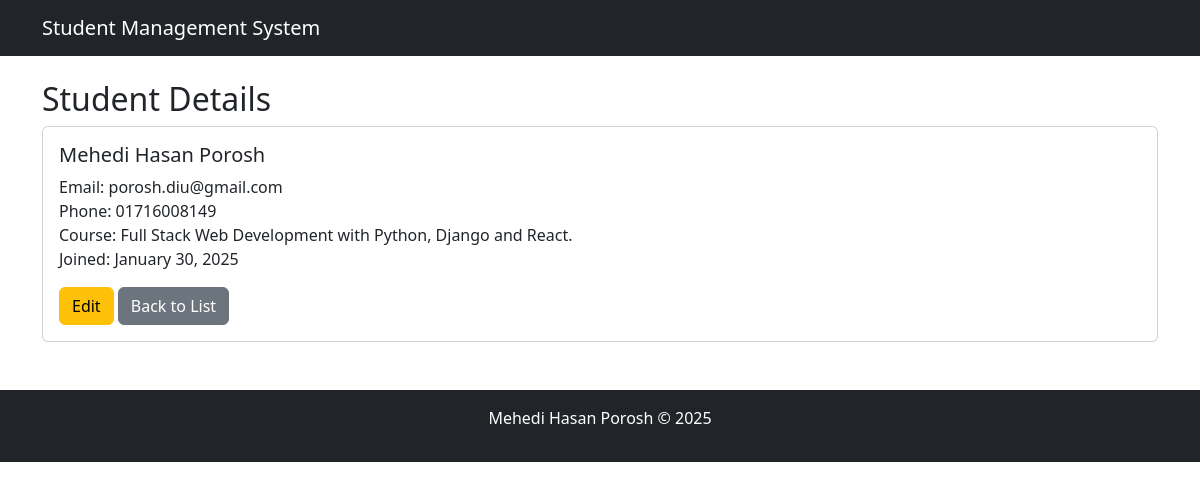
Page /4/ on the committed database.
### students/models.py (models this page shows, shortened)
class Student(models.Model):
    name = models.CharField(max_length=100)
    email = models.EmailField(unique=True)
    phone = models.CharField(max_length=15)
    course = models.CharField(max_length=100)
    created_at = models.DateTimeField(auto_now_add=True)

### students/views.py (the view)
# urls.py: path('<int:pk>/', StudentDetailView.as_view(), name='student_detail'),
class StudentDetailView(DetailView):
    model = Student
    template_name = './student_detail.html'

### students/templates/student_detail.html
{% extends './base.html' %}
{% block content %}
    <h2>Student Details</h2>
    <div class="card">
        <div class="card-body">
            <h5 class="card-title">{{ student.name }}</h5>
            <p class="card-text">
                Email: {{ student.email }}<br>
                Phone: {{ student.phone }}<br>
                Course: {{ student.course }}<br>
                Joined: {{ student.created_at|date:"F j, Y" }}
            </p>
            <a href="{% url 'student_edit' student.pk %}" class="btn btn-warning">Edit</a>
            <a href="{% url 'student_list' %}" class="btn btn-secondary">Back to List</a>
        </div>
    </div>
{% endblock %}

### rows in the picture
Student: name "Mehedi Hasan Porosh", email "porosh.diu@gmail.com", phone "01716008149", course "Full Stack Web Development with Python, Django and React.", created_at "January 30, 2025"
